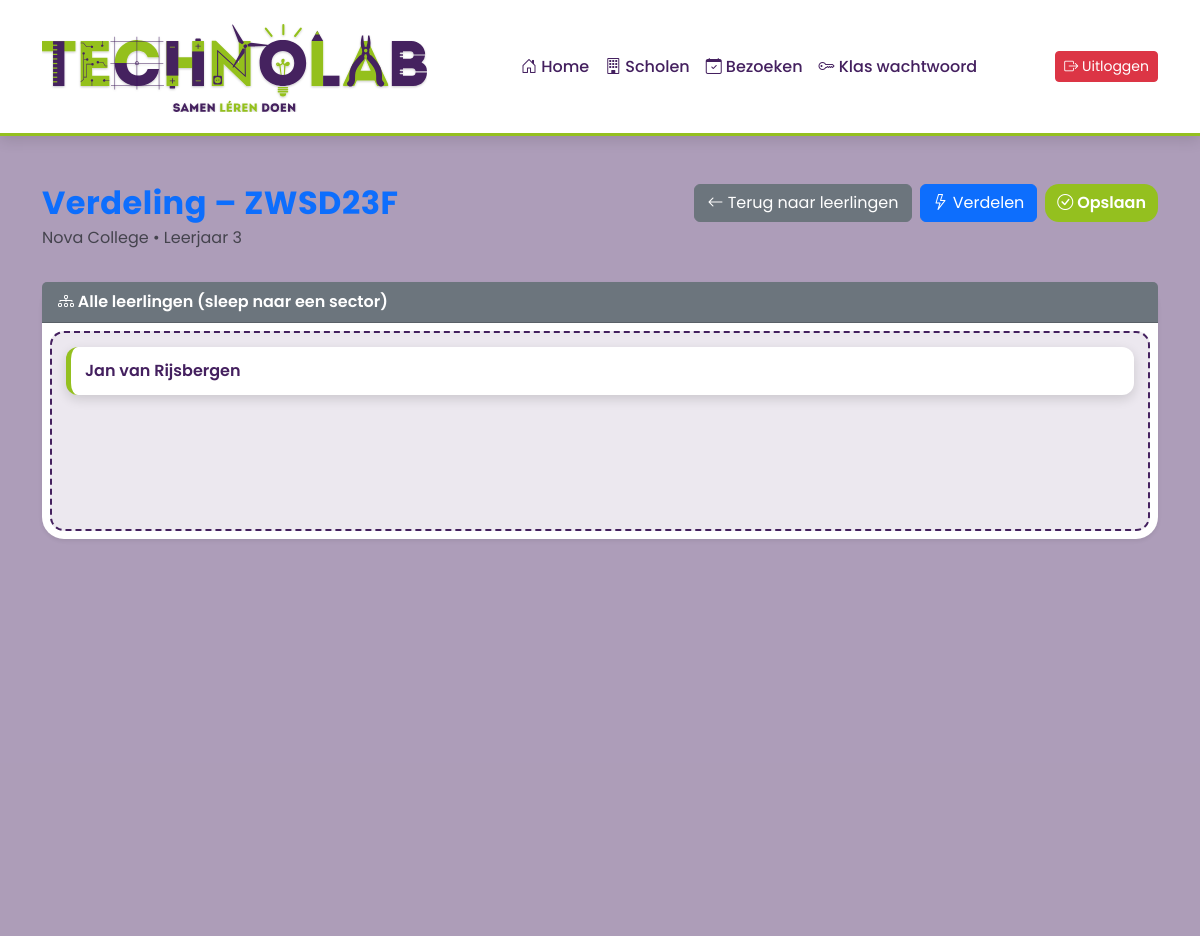
Page /verdeling.php?klas_id=1 (signed in) on the earlier database version.
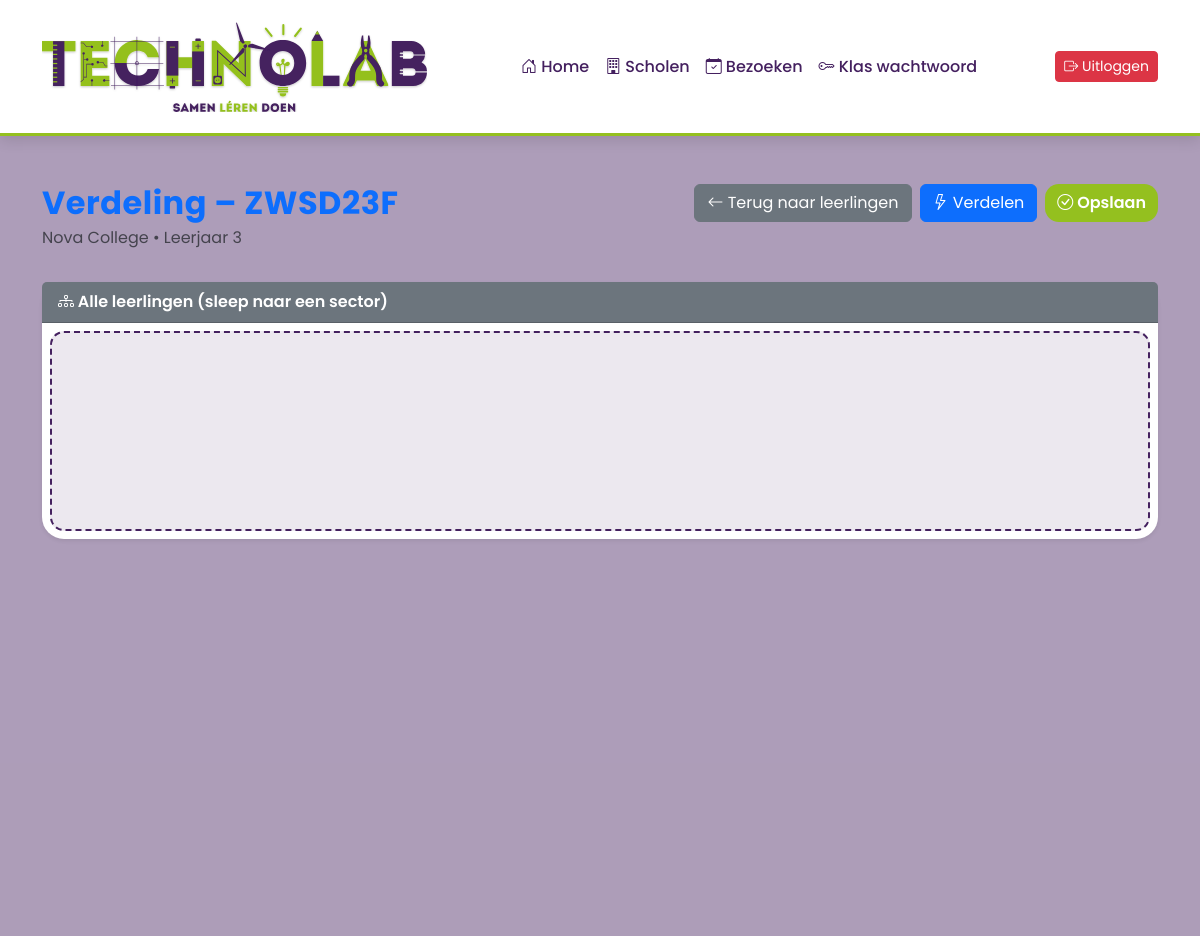
Same page on the later database version.
### tables this page shows
CREATE TABLE `leerling` (
  `leerling_id` int(11) NOT NULL,
  `klas_id` int(11) NOT NULL,
  `voornaam` varchar(100) NOT NULL,
  `tussenvoegsel` varchar(100) DEFAULT NULL,
  `achternaam` varchar(100) NOT NULL,
  `voorkeur1` varchar(100) DEFAULT NULL,
  `voorkeur2` varchar(100) DEFAULT NULL,
  `voorkeur3` varchar(100) DEFAULT NULL,
  `voorkeur4` varchar(100) DEFAULT NULL,
  `voorkeur5` varchar(100) DEFAULT NULL,
  `toegewezen_voorkeur` varchar(100) DEFAULT NULL
);

### verdeling.php (the view, shortened to what this page needs)
<?php
$klas_id = (int)$_GET['klas_id'];
function e($s)
{
    return htmlspecialchars((string)$s, ENT_QUOTES, 'UTF-8');
}
require 'includes/header.php';
$stmt = $conn->prepare("
    SELECT k.*, s.schoolnaam
    FROM klas k
    JOIN school s ON s.school_id=k.school_id
    WHERE k.klas_id=?
");
$stmt->bind_param("i", $klas_id);
$stmt->execute();
$klas = $stmt->get_result()->fetch_assoc();
$stmt = $conn->prepare("
    SELECT leerling_id, voornaam, tussenvoegsel, achternaam,
           voorkeur1, voorkeur2, voorkeur3, toegewezen_voorkeur
    FROM leerling
    WHERE klas_id=?
    ORDER BY achternaam ASC, voornaam ASC
");
$stmt->bind_param("i", $klas_id);
$stmt->execute();
$leerlingen = $stmt->get_result()->fetch_all(MYSQLI_ASSOC);
$stuNames = [];
foreach ($leerlingen as $l) {
    $stuNames[(int)$l['leerling_id']] =
        trim($l['voornaam'] . ' ' . ($l['tussenvoegsel'] ?: '') . ' ' . $l['achternaam']);
}
?>
<div class="ttr-app">
    <div class="container py-5">
        <div class="d-flex justify-content-between align-items-start mb-4">
            <div>
                <h2 class="fw-bold text-primary mb-1">Verdeling – <?= e($klas['klasaanduiding']) ?></h2>
                <div class="text-muted"><?= e($klas['schoolnaam']) ?> • Leerjaar <?= e($klas['leerjaar']) ?></div>
            </div>
            <div class="d-flex gap-2">
                <a href="leerlingen.php?klas_id=<?= $klas_id ?>" class="btn btn-secondary">
                    <i class="bi bi-arrow-left"></i> Terug naar leerlingen
                </a>
                <button id="btnAuto" class="btn btn-primary">
                    <i class="bi bi-lightning"></i> Verdelen
                </button>
                <button id="btnSave" class="btn btn-success">
                    <i class="bi bi-check-circle"></i> Opslaan
                </button>
            </div>
        </div>
        <div class="card shadow-sm">
            <div class="card-header bg-secondary text-white fw-semibold">
                <i class="bi bi-diagram-3"></i> Alle leerlingen (sleep naar een sector)
            </div>
            <div class="card-body p-2">
                <div class="dropzone verdeling-pool" id="studentsPool" data-sector-id="0">
                    <?php foreach ($leerlingen as $l):
                        $lid      = (int)$l['leerling_id'];
                        $assigned = $l['toegewezen_voorkeur'] !== null && trim((string)$l['toegewezen_voorkeur']) !== ''
                            ? (int)$l['toegewezen_voorkeur']
                            : 0;
                    ?>
                        <div class="student-wrapper"
                            data-leerling-id="<?= $lid ?>"
                            data-assigned="<?= $assigned ?>">
                            <div class="student-item" draggable="true" data-leerling-id="<?= $lid ?>">
                                <div class="student-name">
                                    <?= e($stuNames[$lid]) ?>
                                </div>
                            </div>
                        </div>
                    <?php endforeach; ?>
                </div>
            </div>
        </div>
    </div>
</div>
<?php require 'includes/footer.php'; ?>

Differences in the rows shown:
removed leerling: leerling_id "Jan van Rijsbergen"
